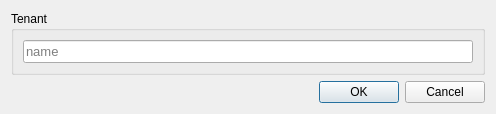
<?xml version="1.0" encoding="UTF-8"?>
<ui version="4.0">
 <class>W_Tenant_Creator</class>
 <widget class="QDialog" name="W_Tenant_Creator">
  <property name="geometry">
   <rect>
    <x>0</x>
    <y>0</y>
    <width>496</width>
    <height>111</height>
   </rect>
  </property>
  <property name="windowTitle">
   <string>Tenant Creator</string>
  </property>
  <property name="windowIcon">
   <iconset>
    <normaloff>:/assets/financial-payees.svg</normaloff>:/assets/financial-payees.svg</iconset>
  </property>
  <layout class="QGridLayout" name="gridLayout">
   <item row="1" column="0">
    <widget class="QDialogButtonBox" name="buttonBox">
     <property name="orientation">
      <enum>Qt::Orientation::Horizontal</enum>
     </property>
     <property name="standardButtons">
      <set>QDialogButtonBox::StandardButton::Cancel|QDialogButtonBox::StandardButton::Ok</set>
     </property>
    </widget>
   </item>
   <item row="0" column="0">
    <widget class="QGroupBox" name="groupBox_4">
     <property name="title">
      <string>Tenant</string>
     </property>
     <layout class="QGridLayout" name="gridLayout_2">
      <item row="0" column="0" colspan="2">
       <widget class="QLineEdit" name="le_name">
        <property name="font">
         <font>
          <pointsize>10</pointsize>
         </font>
        </property>
        <property name="placeholderText">
         <string>name</string>
        </property>
       </widget>
      </item>
     </layout>
    </widget>
   </item>
  </layout>
 </widget>
 <resources>
  <include location="../../resources/icons.qrc"/>
 </resources>
 <connections/>
</ui>
